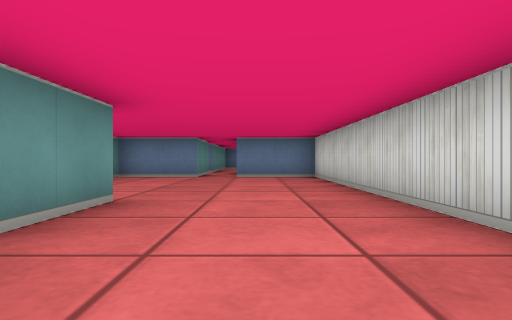
View 1 (above)

13 first-person views from a walk through a cub3D ray-caster map. The camera is about half as high as the walls, looks level and sees 75° across. The floor is counted in squares. Each view is taken from the middle of a square. On the plan, view 1 faces up. The plan holds only what a view shows up to about 9 squares ahead; the rest is blank. The place goes on beyond the plan.

View 2
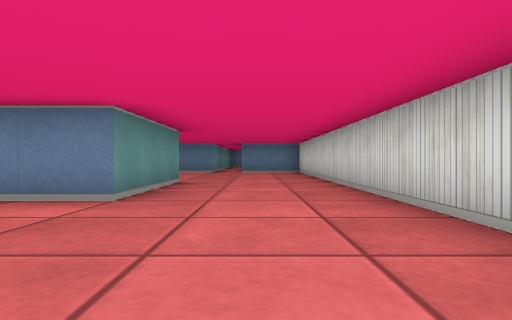

View 3
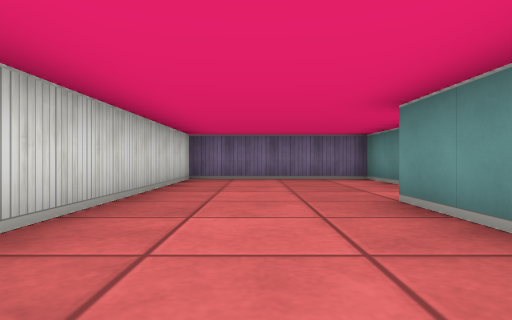

View 4
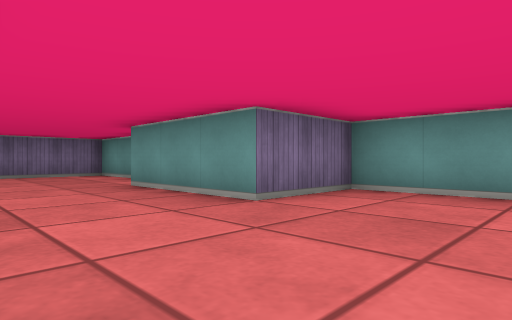

View 5
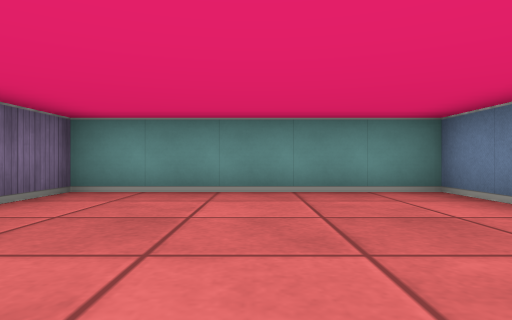

View 6
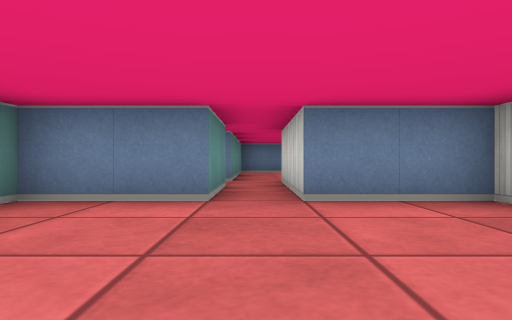

View 7
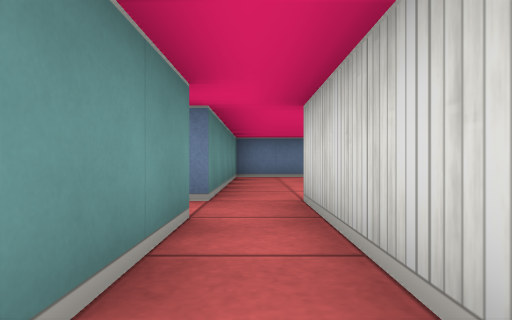

View 8
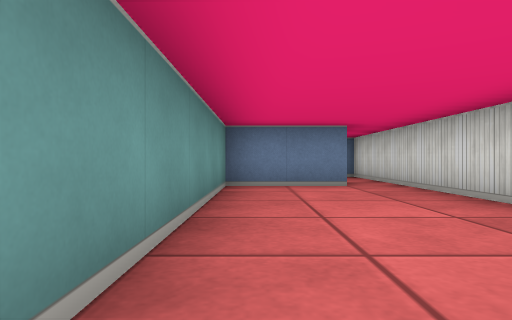

View 9
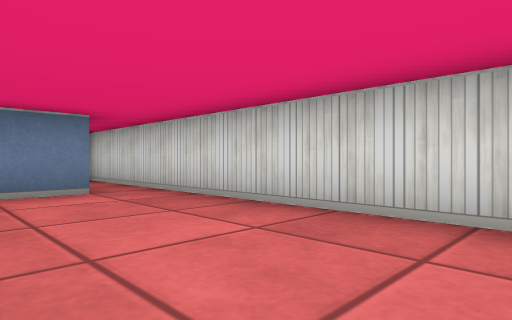

View 10
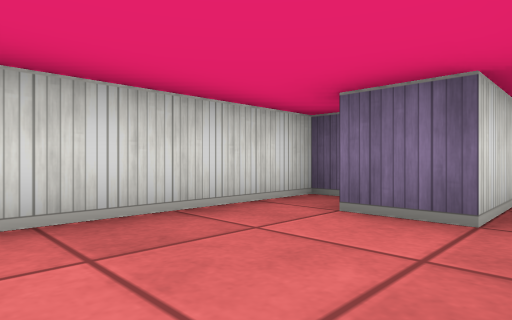

View 11
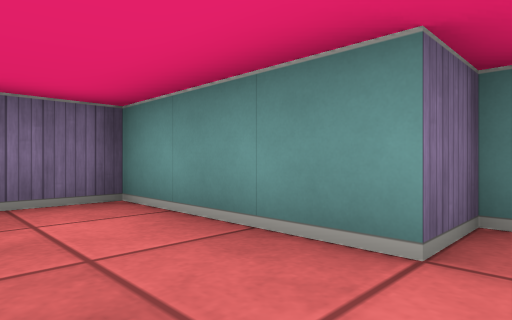

View 12
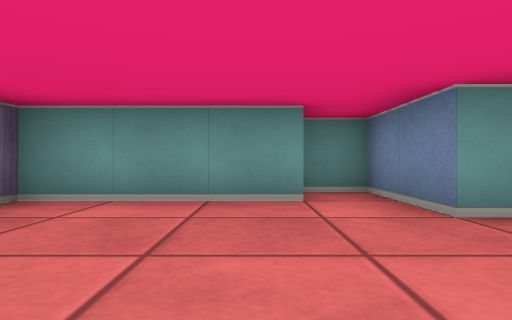

View 13
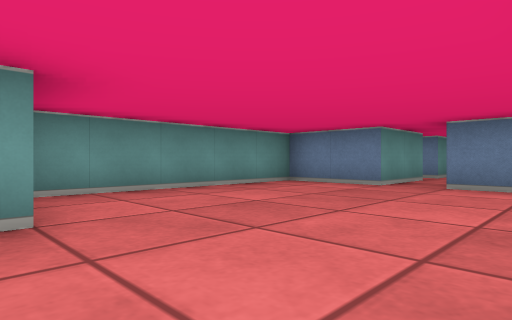

### Floor plan
Points are (right, up) in squares from view 1. A wall is a line through its corners. A room is listed if a view was taken in it or the views show most of it. See-through windows are left out.
Room 1 (views 1, 2, 3, 4, 5, 6, 7, 11, 12, 13)
walls: (-1.5, 8.5) (-3.5, 8.5) (-3.5, 3.5) (-1.5, 3.5) (-1.5, 0.5) (-3.5, 0.5) (-3.5, -0.5) (-2.5, -0.5) (-2.5, -3.5) (1.5, -3.5) (1.5, 8.5) (-0.5, 8.5)
ways out: opening at (-1, 9.5) to room 2
Room 2 (views 8, 9, 10)
walls: (1, 10.5) (1.5, 10.5) (1.5, 16.5); (-1.5, 10.5) (-1.5, 8.5); (0.6, 16.5) (-1.5, 16.5) (-1.5, 11.5) (-1.9, 11.5); (-0.5, 8.5) (-0.5, 11.5) (0.5, 11.5)
ways out: opening at (-1, 9.5) to room 1; opening at (-2, 11); opening at (1, 17.5)

Positions as (right, up) in squares from view 1, and headings:
1: (0, 0), facing up
2: (0, -3), facing up
3: (0, 4), facing down
4: (1, 6), facing down-left
5: (1, 6), facing left
6: (-1, 5), facing up
7: (-1, 8), facing up
8: (-1, 11), facing up
9: (-1, 12), facing up-right
10: (-1, 14), facing down-right
11: (-1, 0), facing down-left
12: (1, -1), facing left
13: (1, 3), facing up-left
